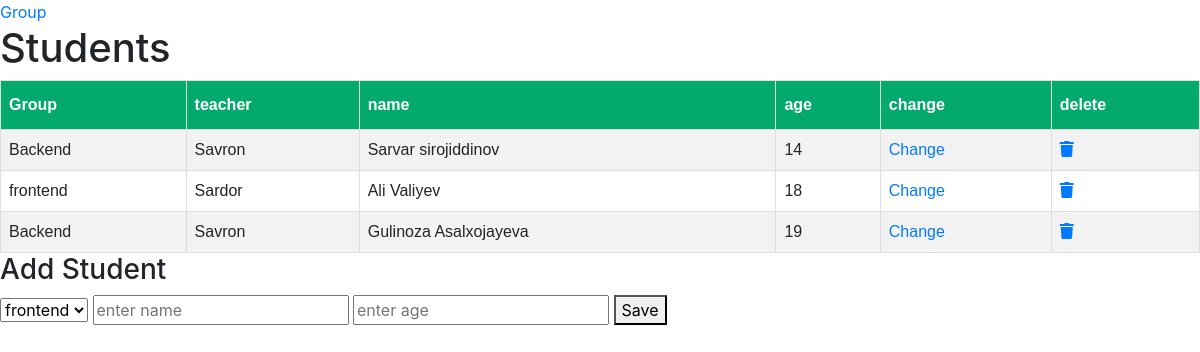
Page /student on the committed database.
### main/models.py (models this page shows, shortened)
class Student(models.Model):
    group = models.ForeignKey(Group, on_delete=models.CASCADE)
    name = models.CharField(max_length=255)
    age = models.IntegerField()

class Group(models.Model):
    name = models.CharField(max_length=255)
    teacher = models.CharField(max_length=255)

### main/views.py (the view, shortened to what this page needs)
# urls.py: path('student', StudentView, name='student'),
def StudentView(request):
    context = {
        "student": Student.objects.all(),
        "group": Group.objects.all()
    }
    return render(request, 'student.html', context)

### templates/student.html (shortened to what this page needs)
<!DOCTYPE html>
<html>
<link rel="stylesheet" href="https://maxcdn.bootstrapcdn.com/bootstrap/4.0.0/css/bootstrap.min.css">
<link href="https://use.fontawesome.com/releases/v5.0.4/css/all.css" rel="stylesheet">
<head>
</head>
<body>
<a href="{% url 'index'%}">Group</a>
<h1>Students</h1>
<table id="customers">
  <tr>
    <th>Group</th>
    <th>teacher</th>
    <th>name</th>
    <th>age</th>
    <th>change</th>
    <th>delete</th>
  </tr>
    {% for i in student %}
  <tr>
    <td>{{ i.group.name }}</td>
    <td>{{ i.group.teacher }}</td>
    <td>{{ i.name }}</td>
    <td>{{ i.age }}</td>
    <td><a href="{% url 'change-student' i.id %}"> Change</a></td>
    <td><a href="{% url 'delete-student' i.id %}"><i class="fas fa-trash"></i></a></td>
  </tr>
    {% endfor %}
</table>
<form action="{% url 'student' %}" method="post">
    <h3>Add Student </h3>
    <select name="group" id=""  >
        {% for i in group %}
        <option value="{{ i.id }}">{{ i.name }}</option>
        {% endfor %}
    </select>
    <input type="text" name="name"  placeholder="enter name">
    <input type="number" name="age" placeholder="enter age">
    <button>Save</button>
</form>
</body>
</html>

### templates/student.html (style rules this page uses)
#customers { font-family: Arial, Helvetica, sans-serif; border-collapse: collapse; width: 100%; }
#customers td, #customers th { border: 1px solid #ddd; padding: 8px; }
#customers tr:nth-child(even) { background-color: #f2f2f2; }
#customers th { padding-top: 12px; padding-bottom: 12px; text-align: left; background-color: #04AA6D; color: white; }

### rows in the picture
Student: group.name "Backend", group.teacher "Savron", name "Sarvar sirojiddinov", age "14"
Student: group.name "frontend", group.teacher "Sardor", name "Ali Valiyev", age "18"
Student: group.name "Backend", group.teacher "Savron", name "Gulinoza Asalxojayeva", age "19"

### other values in the picture
form field group "frontend"
